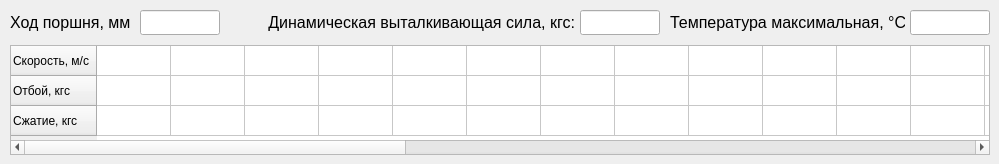
       <widget class="QWidget" name="casc_page">
        <widget class="QLabel" name="lbl_35">
         <property name="geometry">
          <rect>
           <x>10</x>
           <y>10</y>
           <width>121</width>
           <height>25</height>
          </rect>
         </property>
         <property name="minimumSize">
          <size>
           <width>0</width>
           <height>25</height>
          </size>
         </property>
         <property name="maximumSize">
          <size>
           <width>16777215</width>
           <height>25</height>
          </size>
         </property>
         <property name="font">
          <font>
           <family>Arial</family>
           <pointsize>12</pointsize>
          </font>
         </property>
         <property name="text">
          <string>Ход поршня, мм:</string>
         </property>
        </widget>
        <widget class="QLineEdit" name="hod_casc_le">
         <property name="geometry">
          <rect>
           <x>140</x>
           <y>10</y>
           <width>80</width>
           <height>25</height>
          </rect>
         </property>
         <property name="minimumSize">
          <size>
           <width>80</width>
           <height>25</height>
          </size>
         </property>
         <property name="maximumSize">
          <size>
           <width>80</width>
           <height>25</height>
          </size>
         </property>
         <property name="font">
          <font>
           <family>Arial</family>
           <pointsize>14</pointsize>
          </font>
         </property>
         <property name="text">
          <string/>
         </property>
         <property name="alignment">
          <set>Qt::AlignCenter</set>
         </property>
         <property name="readOnly">
          <bool>true</bool>
         </property>
        </widget>
        <widget class="QLabel" name="lbl_36">
         <property name="geometry">
          <rect>
           <x>670</x>
           <y>10</y>
           <width>235</width>
           <height>25</height>
          </rect>
         </property>
         <property name="minimumSize">
          <size>
           <width>0</width>
           <height>25</height>
          </size>
         </property>
         <property name="maximumSize">
          <size>
           <width>16777215</width>
           <height>25</height>
          </size>
         </property>
         <property name="font">
          <font>
           <family>Arial</family>
           <pointsize>12</pointsize>
          </font>
         </property>
         <property name="text">
          <string>Температура максимальная, °С:</string>
         </property>
        </widget>
        <widget class="QLabel" name="lbl_casc_push_force">
         <property name="geometry">
          <rect>
           <x>225</x>
           <y>10</y>
           <width>350</width>
           <height>25</height>
          </rect>
         </property>
         <property name="minimumSize">
          <size>
           <width>0</width>
           <height>25</height>
          </size>
         </property>
         <property name="maximumSize">
          <size>
           <width>16777215</width>
           <height>25</height>
          </size>
         </property>
         <property name="font">
          <font>
           <family>Arial</family>
           <pointsize>12</pointsize>
           <weight>50</weight>
           <bold>false</bold>
          </font>
         </property>
         <property name="text">
          <string>Динамическая выталкивающая сила, кгс:</string>
         </property>
         <property name="textFormat">
          <enum>Qt::AutoText</enum>
         </property>
         <property name="alignment">
          <set>Qt::AlignRight|Qt::AlignTrailing|Qt::AlignVCenter</set>
         </property>
        </widget>
        <widget class="QLineEdit" name="max_temp_casc_le">
         <property name="geometry">
          <rect>
           <x>910</x>
           <y>10</y>
           <width>80</width>
           <height>25</height>
          </rect>
         </property>
         <property name="minimumSize">
          <size>
           <width>80</width>
           <height>25</height>
          </size>
         </property>
         <property name="maximumSize">
          <size>
           <width>80</width>
           <height>25</height>
          </size>
         </property>
         <property name="font">
          <font>
           <family>Arial</family>
           <pointsize>14</pointsize>
          </font>
         </property>
         <property name="alignment">
          <set>Qt::AlignCenter</set>
         </property>
         <property name="readOnly">
          <bool>true</bool>
         </property>
        </widget>
        <widget class="QLineEdit" name="push_force_casc_le">
         <property name="geometry">
          <rect>
           <x>580</x>
           <y>10</y>
           <width>80</width>
           <height>25</height>
          </rect>
         </property>
         <property name="minimumSize">
          <size>
           <width>80</width>
           <height>25</height>
          </size>
         </property>
         <property name="maximumSize">
          <size>
           <width>80</width>
           <height>25</height>
          </size>
         </property>
         <property name="font">
          <font>
           <family>Arial</family>
           <pointsize>14</pointsize>
          </font>
         </property>
         <property name="alignment">
          <set>Qt::AlignCenter</set>
         </property>
         <property name="readOnly">
          <bool>true</bool>
         </property>
        </widget>
        <widget class="QTableWidget" name="casc_tableWt">
         <property name="geometry">
          <rect>
           <x>10</x>
           <y>45</y>
           <width>980</width>
           <height>110</height>
          </rect>
         </property>
         <property name="columnCount">
          <number>30</number>
         </property>
         <attribute name="horizontalHeaderVisible">
          <bool>false</bool>
         </attribute>
         <attribute name="horizontalHeaderDefaultSectionSize">
          <number>74</number>
         </attribute>
         <row>
          <property name="text">
           <string>Скорость, м/с</string>
          </property>
         </row>
         <row>
          <property name="text">
           <string>Отбой, кгс</string>
          </property>
         </row>
         <row>
          <property name="text">
           <string>Сжатие, кгс</string>
          </property>
         </row>
         <column>
          <property name="text">
           <string>1</string>
          </property>
         </column>
         <column>
          <property name="text">
           <string>2</string>
          </property>
         </column>
         <column>
          <property name="text">
           <string>3</string>
          </property>
         </column>
         <column>
          <property name="text">
           <string>4</string>
          </property>
         </column>
         <column>
          <property name="text">
           <string>5</string>
          </property>
         </column>
         <column>
          <property name="text">
           <string>6</string>
          </property>
         </column>
         <column>
          <property name="text">
           <string>7</string>
          </property>
         </column>
         <column>
          <property name="text">
           <string>8</string>
          </property>
         </column>
         <column>
          <property name="text">
           <string>9</string>
          </property>
         </column>
         <column>
          <property name="text">
           <string>10</string>
          </property>
         </column>
         <column>
          <property name="text">
           <string>11</string>
          </property>
         </column>
         <column>
          <property name="text">
           <string>12</string>
          </property>
         </column>
         <column/>
         <column/>
         <column/>
         <column/>
         <column/>
         <column/>
         <column/>
         <column/>
         <column/>
         <column/>
         <column/>
         <column/>
         <column/>
         <column/>
         <column/>
         <column/>
         <column/>
         <column/>
        </widget>
       </widget>
